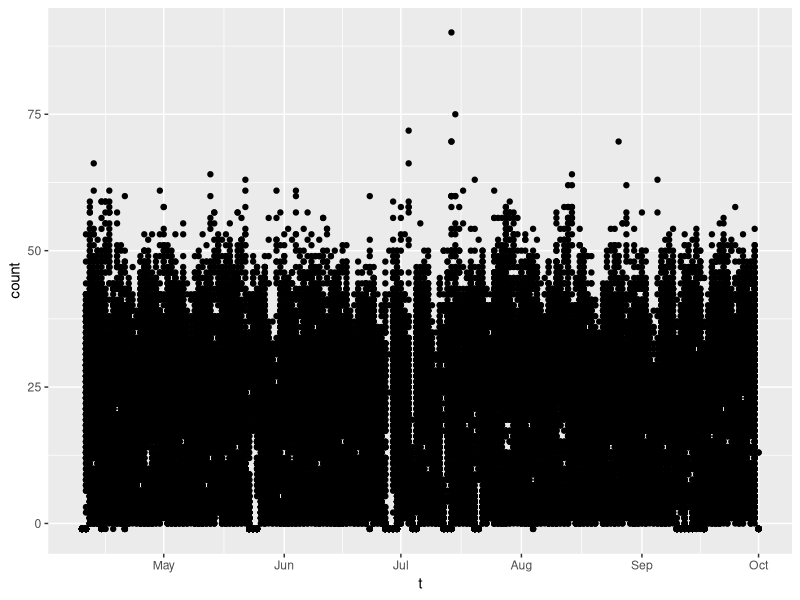
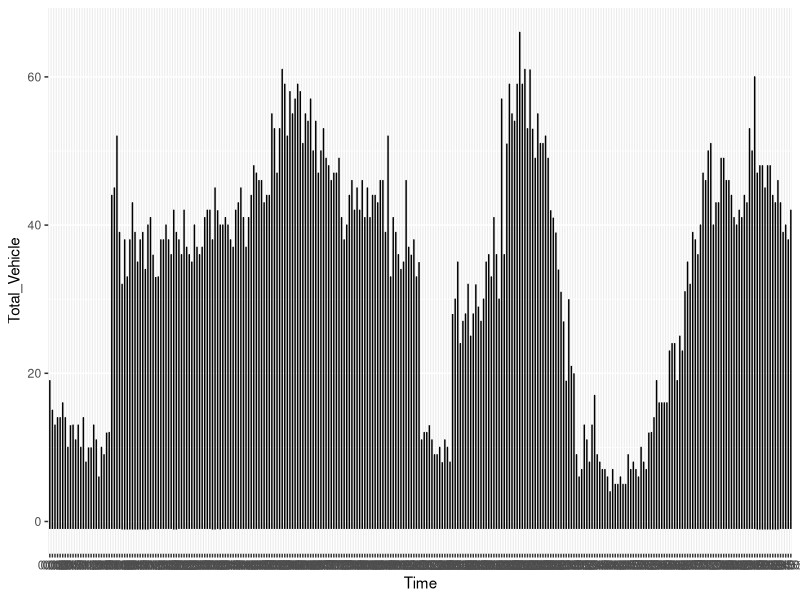
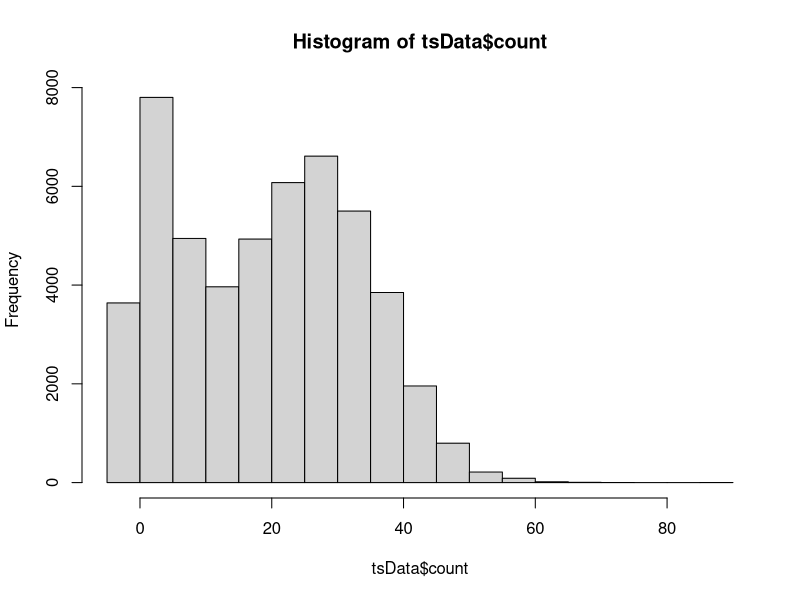
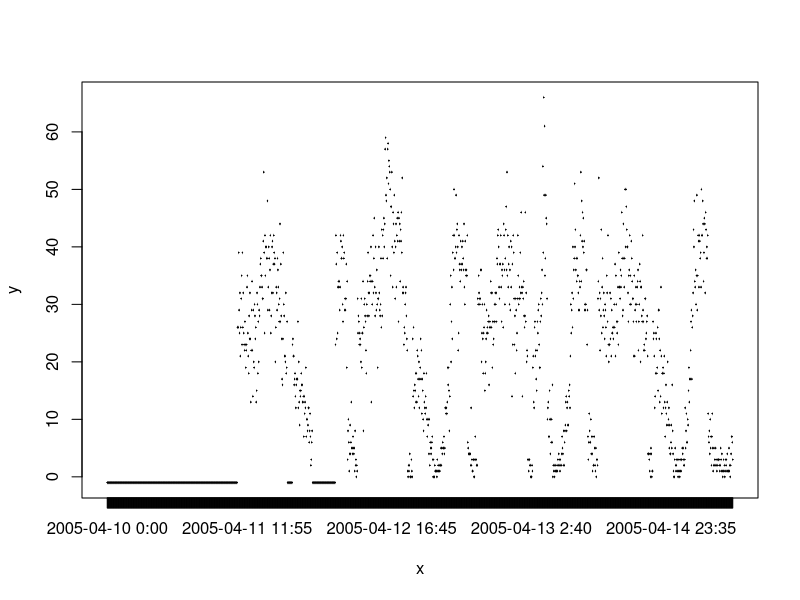
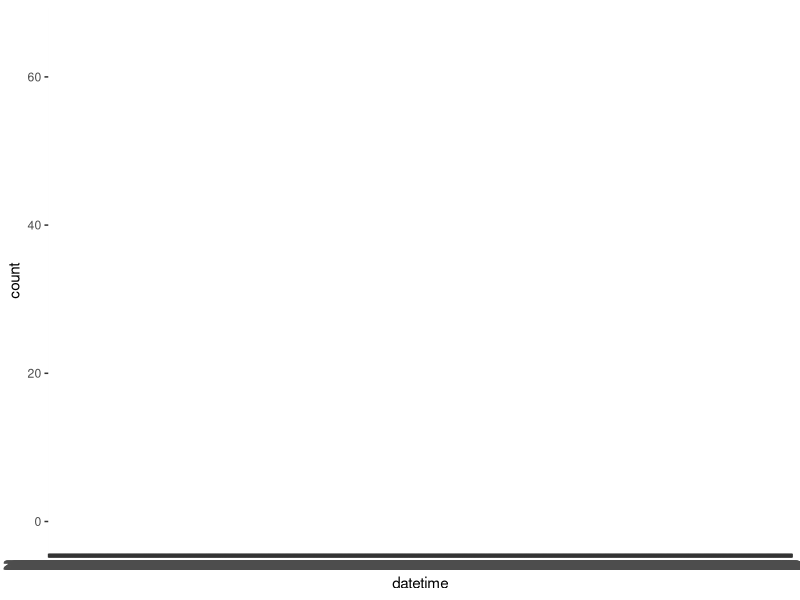

Generate these figures, in order, with R:
tData <- read.csv("data.txt")
names(tData) <- c("timeStamp","count")


Date <- format(as.Date(tData$timeStamp,format="%m/%d/%Y"), "%d")
Month <- format(as.Date(tData$timeStamp,format="%m/%d/%Y"), "%m")
Year <- format(as.Date(tData$timeStamp,format="%m/%d/%Y"), "%Y")


# for Test

t<- as.Date( tData$timeStamp, '%m/%d/%Y')
tData$t <- t
require(ggplot2)
ggplot( data = tData, aes( t, count)) + geom_point() 

##########

# Shashank Code 

train=read.csv("data.txt",header = F)

new <- do.call( rbind , strsplit( as.character( train$V1 ) , " " ) )

train=cbind( train , Time = new[,2] , Date = new[,1] )

train$Date=as.Date(train$Date,"%m/%d/%Y")
df <- data.frame(date = train$Date,
                 year = as.numeric(format(train$Date, format = "%Y")),
                 month = as.numeric(format(train$Date, format = "%m")),
                 day = as.numeric(format(train$Date, format = "%d")))

df$date<-NULL
df$Time=train$Time
df$Total_Vehicle=train$V2

#######################

## Continue with shashank code

allData <- df

t <- paste(train$Date,train$Time,sep = " ")

ggplot( data = subset(allData,month==4), aes( Time, Total_Vehicle)) + geom_line() 

# Date : 09-11-2016

train$DT <- paste(train$Date,train$Time,sep = " ")

tsData <- data.frame(train$DT,train$V2)

names(tsData) <- c("datetime","count")

hist(tsData$count)

a <- tsData[1:1500,]
a$datetime <- as.character(a$datetime)
a$datetime <- as.factor(a$datetime)
plot(a$datetime,a$count)

ggplot(a,aes(x=datetime,y=count)) + geom_line()

